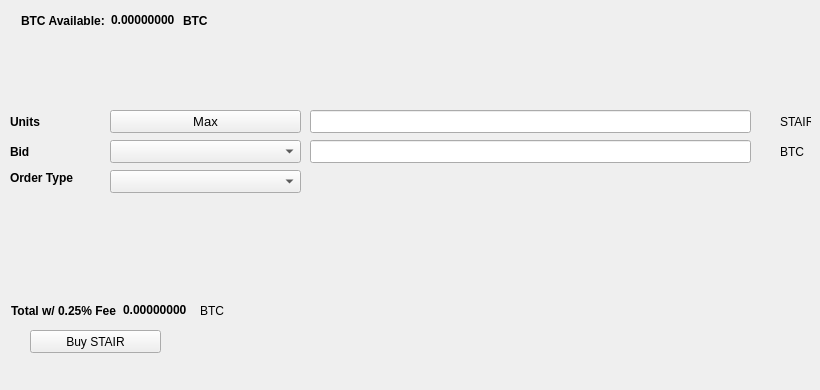
   <widget class="QWidget" name="BuyTab">
    <attribute name="title">
     <string>Buy</string>
    </attribute>
    <widget class="QPushButton" name="BuySTAIR">
     <property name="geometry">
      <rect>
       <x>30</x>
       <y>330</y>
       <width>131</width>
       <height>23</height>
      </rect>
     </property>
     <property name="text">
      <string>Buy STAIR</string>
     </property>
     <property name="icon">
      <iconset resource="../stair.qrc">
       <normaloff>:/icons/bitcoin</normaloff>:/icons/bitcoin</iconset>
     </property>
    </widget>
    <widget class="QLabel" name="label_3">
     <property name="geometry">
      <rect>
       <x>10</x>
       <y>110</y>
       <width>46</width>
       <height>23</height>
      </rect>
     </property>
     <property name="font">
      <font>
       <weight>75</weight>
       <bold>true</bold>
      </font>
     </property>
     <property name="text">
      <string>Units</string>
     </property>
    </widget>
    <widget class="QLineEdit" name="UnitsInput">
     <property name="geometry">
      <rect>
       <x>310</x>
       <y>110</y>
       <width>441</width>
       <height>23</height>
      </rect>
     </property>
     <property name="font">
      <font>
       <pointsize>9</pointsize>
       <weight>75</weight>
       <bold>true</bold>
      </font>
     </property>
    </widget>
    <widget class="QLineEdit" name="BuyBidPriceEdit">
     <property name="geometry">
      <rect>
       <x>310</x>
       <y>140</y>
       <width>441</width>
       <height>23</height>
      </rect>
     </property>
     <property name="font">
      <font>
       <pointsize>9</pointsize>
       <weight>75</weight>
       <bold>true</bold>
      </font>
     </property>
    </widget>
    <widget class="QLabel" name="label_4">
     <property name="geometry">
      <rect>
       <x>780</x>
       <y>110</y>
       <width>31</width>
       <height>23</height>
      </rect>
     </property>
     <property name="text">
      <string>STAIR</string>
     </property>
    </widget>
    <widget class="QLabel" name="label_5">
     <property name="geometry">
      <rect>
       <x>780</x>
       <y>140</y>
       <width>31</width>
       <height>23</height>
      </rect>
     </property>
     <property name="text">
      <string>BTC</string>
     </property>
    </widget>
    <widget class="QLabel" name="label_6">
     <property name="geometry">
      <rect>
       <x>10</x>
       <y>140</y>
       <width>46</width>
       <height>23</height>
      </rect>
     </property>
     <property name="font">
      <font>
       <weight>75</weight>
       <bold>true</bold>
      </font>
     </property>
     <property name="text">
      <string>Bid</string>
     </property>
    </widget>
    <widget class="QLabel" name="label_7">
     <property name="geometry">
      <rect>
       <x>10</x>
       <y>170</y>
       <width>91</width>
       <height>16</height>
      </rect>
     </property>
     <property name="font">
      <font>
       <weight>75</weight>
       <bold>true</bold>
      </font>
     </property>
     <property name="text">
      <string>Order Type</string>
     </property>
    </widget>
    <widget class="QPushButton" name="Buy_Max_Amount">
     <property name="geometry">
      <rect>
       <x>110</x>
       <y>110</y>
       <width>191</width>
       <height>23</height>
      </rect>
     </property>
     <property name="font">
      <font>
       <pointsize>10</pointsize>
      </font>
     </property>
     <property name="text">
      <string>Max</string>
     </property>
    </widget>
    <widget class="QComboBox" name="BuyBidcomboBox">
     <property name="geometry">
      <rect>
       <x>110</x>
       <y>140</y>
       <width>191</width>
       <height>23</height>
      </rect>
     </property>
     <property name="font">
      <font>
       <pointsize>10</pointsize>
      </font>
     </property>
    </widget>
    <widget class="QComboBox" name="buyOrdertypeCombo">
     <property name="geometry">
      <rect>
       <x>110</x>
       <y>170</y>
       <width>191</width>
       <height>23</height>
      </rect>
     </property>
     <property name="font">
      <font>
       <pointsize>10</pointsize>
      </font>
     </property>
    </widget>
    <widget class="QWidget" name="layoutWidget1">
     <property name="geometry">
      <rect>
       <x>21</x>
       <y>11</y>
       <width>227</width>
       <height>19</height>
      </rect>
     </property>
     <layout class="QHBoxLayout" name="horizontalLayout_3">
      <item>
       <widget class="QLabel" name="label232">
        <property name="font">
         <font>
          <weight>75</weight>
          <bold>true</bold>
         </font>
        </property>
        <property name="text">
         <string>BTC Available:</string>
        </property>
       </widget>
      </item>
      <item>
       <widget class="QLabel" name="BtcAvailableLbl">
        <property name="palette">
         <palette>
          <active>
           <colorrole role="WindowText">
            <brush brushstyle="SolidPattern">
             <color alpha="255">
              <red>0</red>
              <green>0</green>
              <blue>0</blue>
             </color>
            </brush>
           </colorrole>
           <colorrole role="Button">
            <brush brushstyle="SolidPattern">
             <color alpha="255">
              <red>0</red>
              <green>170</green>
              <blue>0</blue>
             </color>
            </brush>
           </colorrole>
           <colorrole role="Light">
            <brush brushstyle="SolidPattern">
             <color alpha="255">
              <red>0</red>
              <green>255</green>
              <blue>0</blue>
             </color>
            </brush>
           </colorrole>
           <colorrole role="Midlight">
            <brush brushstyle="SolidPattern">
             <color alpha="255">
              <red>0</red>
              <green>212</green>
              <blue>0</blue>
             </color>
            </brush>
           </colorrole>
           <colorrole role="Dark">
            <brush brushstyle="SolidPattern">
             <color alpha="255">
              <red>0</red>
              <green>85</green>
              <blue>0</blue>
             </color>
            </brush>
           </colorrole>
           <colorrole role="Mid">
            <brush brushstyle="SolidPattern">
             <color alpha="255">
              <red>0</red>
              <green>113</green>
              <blue>0</blue>
             </color>
            </brush>
           </colorrole>
           <colorrole role="Text">
            <brush brushstyle="SolidPattern">
             <color alpha="255">
              <red>0</red>
              <green>170</green>
              <blue>0</blue>
             </color>
            </brush>
           </colorrole>
           <colorrole role="BrightText">
            <brush brushstyle="SolidPattern">
             <color alpha="255">
              <red>255</red>
              <green>255</green>
              <blue>255</blue>
             </color>
            </brush>
           </colorrole>
           <colorrole role="ButtonText">
            <brush brushstyle="SolidPattern">
             <color alpha="255">
              <red>0</red>
              <green>0</green>
              <blue>0</blue>
             </color>
            </brush>
           </colorrole>
           <colorrole role="Base">
            <brush brushstyle="SolidPattern">
             <color alpha="255">
              <red>255</red>
              <green>255</green>
              <blue>255</blue>
             </color>
            </brush>
           </colorrole>
           <colorrole role="Window">
            <brush brushstyle="SolidPattern">
             <color alpha="255">
              <red>0</red>
              <green>170</green>
              <blue>0</blue>
             </color>
            </brush>
           </colorrole>
           <colorrole role="Shadow">
            <brush brushstyle="SolidPattern">
             <color alpha="255">
              <red>0</red>
              <green>0</green>
              <blue>0</blue>
             </color>
            </brush>
           </colorrole>
           <colorrole role="AlternateBase">
            <brush brushstyle="SolidPattern">
             <color alpha="255">
              <red>127</red>
              <green>212</green>
              <blue>127</blue>
             </color>
            </brush>
           </colorrole>
           <colorrole role="ToolTipBase">
            <brush brushstyle="SolidPattern">
             <color alpha="255">
              <red>255</red>
              <green>255</green>
              <blue>220</blue>
             </color>
            </brush>
           </colorrole>
           <colorrole role="ToolTipText">
            <brush brushstyle="SolidPattern">
             <color alpha="255">
              <red>0</red>
              <green>0</green>
              <blue>0</blue>
             </color>
            </brush>
           </colorrole>
          </active>
          <inactive>
           <colorrole role="WindowText">
            <brush brushstyle="SolidPattern">
             <color alpha="255">
              <red>0</red>
              <green>0</green>
              <blue>0</blue>
             </color>
            </brush>
           </colorrole>
           <colorrole role="Button">
            <brush brushstyle="SolidPattern">
             <color alpha="255">
              <red>0</red>
              <green>170</green>
              <blue>0</blue>
             </color>
            </brush>
           </colorrole>
           <colorrole role="Light">
            <brush brushstyle="SolidPattern">
             <color alpha="255">
              <red>0</red>
              <green>255</green>
              <blue>0</blue>
             </color>
            </brush>
           </colorrole>
           <colorrole role="Midlight">
            <brush brushstyle="SolidPattern">
             <color alpha="255">
              <red>0</red>
              <green>212</green>
              <blue>0</blue>
             </color>
            </brush>
           </colorrole>
           <colorrole role="Dark">
            <brush brushstyle="SolidPattern">
             <color alpha="255">
              <red>0</red>
              <green>85</green>
              <blue>0</blue>
             </color>
            </brush>
           </colorrole>
           <colorrole role="Mid">
            <brush brushstyle="SolidPattern">
             <color alpha="255">
              <red>0</red>
              <green>113</green>
              <blue>0</blue>
             </color>
            </brush>
           </colorrole>
           <colorrole role="Text">
            <brush brushstyle="SolidPattern">
             <color alpha="255">
              <red>0</red>
              <green>170</green>
              <blue>0</blue>
             </color>
            </brush>
           </colorrole>
           <colorrole role="BrightText">
            <brush brushstyle="SolidPattern">
             <color alpha="255">
              <red>255</red>
              <green>255</green>
              <blue>255</blue>
             </color>
            </brush>
           </colorrole>
           <colorrole role="ButtonText">
            <brush brushstyle="SolidPattern">
             <color alpha="255">
              <red>0</red>
              <green>0</green>
              <blue>0</blue>
             </color>
            </brush>
           </colorrole>
           <colorrole role="Base">
            <brush brushstyle="SolidPattern">
             <color alpha="255">
              <red>255</red>
              <green>255</green>
              <blue>255</blue>
             </color>
            </brush>
           </colorrole>
           <colorrole role="Window">
            <brush brushstyle="SolidPattern">
             <color alpha="255">
              <red>0</red>
              <green>170</green>
              <blue>0</blue>
             </color>
            </brush>
           </colorrole>
           <colorrole role="Shadow">
            <brush brushstyle="SolidPattern">
             <color alpha="255">
              <red>0</red>
              <green>0</green>
              <blue>0</blue>
             </color>
            </brush>
           </colorrole>
           <colorrole role="AlternateBase">
            <brush brushstyle="SolidPattern">
             <color alpha="255">
              <red>127</red>
              <green>212</green>
              <blue>127</blue>
             </color>
            </brush>
           </colorrole>
           <colorrole role="ToolTipBase">
            <brush brushstyle="SolidPattern">
             <color alpha="255">
              <red>255</red>
              <green>255</green>
              <blue>220</blue>
             </color>
            </brush>
           </colorrole>
           <colorrole role="ToolTipText">
            <brush brushstyle="SolidPattern">
             <color alpha="255">
              <red>0</red>
              <green>0</green>
              <blue>0</blue>
             </color>
            </brush>
           </colorrole>
          </inactive>
          <disabled>
           <colorrole role="WindowText">
            <brush brushstyle="SolidPattern">
             <color alpha="255">
              <red>0</red>
              <green>85</green>
              <blue>0</blue>
             </color>
            </brush>
           </colorrole>
           <colorrole role="Button">
            <brush brushstyle="SolidPattern">
             <color alpha="255">
              <red>0</red>
              <green>170</green>
              <blue>0</blue>
             </color>
            </brush>
           </colorrole>
           <colorrole role="Light">
            <brush brushstyle="SolidPattern">
             <color alpha="255">
              <red>0</red>
              <green>255</green>
              <blue>0</blue>
             </color>
            </brush>
           </colorrole>
           <colorrole role="Midlight">
            <brush brushstyle="SolidPattern">
             <color alpha="255">
              <red>0</red>
              <green>212</green>
              <blue>0</blue>
             </color>
            </brush>
           </colorrole>
           <colorrole role="Dark">
            <brush brushstyle="SolidPattern">
             <color alpha="255">
              <red>0</red>
              <green>85</green>
              <blue>0</blue>
             </color>
            </brush>
           </colorrole>
           <colorrole role="Mid">
            <brush brushstyle="SolidPattern">
             <color alpha="255">
              <red>0</red>
              <green>113</green>
              <blue>0</blue>
             </color>
            </brush>
           </colorrole>
           <colorrole role="Text">
            <brush brushstyle="SolidPattern">
             <color alpha="255">
              <red>0</red>
              <green>85</green>
              <blue>0</blue>
             </color>
            </brush>
           </colorrole>
           <colorrole role="BrightText">
            <brush brushstyle="SolidPattern">
             <color alpha="255">
              <red>255</red>
              <green>255</green>
              <blue>255</blue>
             </color>
            </brush>
           </colorrole>
           <colorrole role="ButtonText">
            <brush brushstyle="SolidPattern">
             <color alpha="255">
              <red>0</red>
              <green>85</green>
              <blue>0</blue>
             </color>
            </brush>
           </colorrole>
           <colorrole role="Base">
            <brush brushstyle="SolidPattern">
             <color alpha="255">
              <red>0</red>
              <green>170</green>
              <blue>0</blue>
             </color>
            </brush>
           </colorrole>
           <colorrole role="Window">
            <brush brushstyle="SolidPattern">
             <color alpha="255">
              <red>0</red>
              <green>170</green>
              <blue>0</blue>
             </color>
            </brush>
           </colorrole>
           <colorrole role="Shadow">
            <brush brushstyle="SolidPattern">
             <color alpha="255">
              <red>0</red>
              <green>0</green>
              <blue>0</blue>
             </color>
            </brush>
           </colorrole>
           <colorrole role="AlternateBase">
            <brush brushstyle="SolidPattern">
             <color alpha="255">
              <red>0</red>
              <green>170</green>
              <blue>0</blue>
             </color>
            </brush>
           </colorrole>
           <colorrole role="ToolTipBase">
            <brush brushstyle="SolidPattern">
             <color alpha="255">
              <red>255</red>
              <green>255</green>
              <blue>220</blue>
             </color>
            </brush>
           </colorrole>
           <colorrole role="ToolTipText">
            <brush brushstyle="SolidPattern">
             <color alpha="255">
              <red>0</red>
              <green>0</green>
              <blue>0</blue>
             </color>
            </brush>
           </colorrole>
          </disabled>
         </palette>
        </property>
        <property name="font">
         <font>
          <weight>75</weight>
          <bold>true</bold>
         </font>
        </property>
        <property name="text">
         <string>0.00000000</string>
        </property>
        <property name="textInteractionFlags">
         <set>Qt::LinksAccessibleByMouse|Qt::TextSelectableByKeyboard|Qt::TextSelectableByMouse</set>
        </property>
       </widget>
      </item>
      <item>
       <widget class="QLabel" name="BtcAvailableLbl_2">
        <property name="font">
         <font>
          <weight>75</weight>
          <bold>true</bold>
         </font>
        </property>
        <property name="text">
         <string>BTC</string>
        </property>
       </widget>
      </item>
     </layout>
    </widget>
    <widget class="QWidget" name="layoutWidge2">
     <property name="geometry">
      <rect>
       <x>11</x>
       <y>301</y>
       <width>259</width>
       <height>19</height>
      </rect>
     </property>
     <layout class="QHBoxLayout" name="horizontalLayout_4">
      <item>
       <widget class="QLabel" name="label_9">
        <property name="font">
         <font>
          <weight>75</weight>
          <bold>true</bold>
         </font>
        </property>
        <property name="text">
         <string>Total w/ 0.25% Fee</string>
        </property>
       </widget>
      </item>
      <item>
       <widget class="QLabel" name="BuyCostLabel">
        <property name="palette">
         <palette>
          <active>
           <colorrole role="WindowText">
            <brush brushstyle="SolidPattern">
             <color alpha="255">
              <red>0</red>
              <green>0</green>
              <blue>0</blue>
             </color>
            </brush>
           </colorrole>
           <colorrole role="Button">
            <brush brushstyle="SolidPattern">
             <color alpha="255">
              <red>0</red>
              <green>170</green>
              <blue>0</blue>
             </color>
            </brush>
           </colorrole>
           <colorrole role="Light">
            <brush brushstyle="SolidPattern">
             <color alpha="255">
              <red>0</red>
              <green>255</green>
              <blue>0</blue>
             </color>
            </brush>
           </colorrole>
           <colorrole role="Midlight">
            <brush brushstyle="SolidPattern">
             <color alpha="255">
              <red>0</red>
              <green>212</green>
              <blue>0</blue>
             </color>
            </brush>
           </colorrole>
           <colorrole role="Dark">
            <brush brushstyle="SolidPattern">
             <color alpha="255">
              <red>0</red>
              <green>85</green>
              <blue>0</blue>
             </color>
            </brush>
           </colorrole>
           <colorrole role="Mid">
            <brush brushstyle="SolidPattern">
             <color alpha="255">
              <red>0</red>
              <green>113</green>
              <blue>0</blue>
             </color>
            </brush>
           </colorrole>
           <colorrole role="Text">
            <brush brushstyle="SolidPattern">
             <color alpha="255">
              <red>0</red>
              <green>170</green>
              <blue>0</blue>
             </color>
            </brush>
           </colorrole>
           <colorrole role="BrightText">
            <brush brushstyle="SolidPattern">
             <color alpha="255">
              <red>255</red>
              <green>255</green>
              <blue>255</blue>
             </color>
            </brush>
           </colorrole>
           <colorrole role="ButtonText">
            <brush brushstyle="SolidPattern">
             <color alpha="255">
              <red>0</red>
              <green>0</green>
              <blue>0</blue>
             </color>
            </brush>
           </colorrole>
           <colorrole role="Base">
            <brush brushstyle="SolidPattern">
             <color alpha="255">
              <red>255</red>
              <green>255</green>
              <blue>255</blue>
             </color>
            </brush>
           </colorrole>
           <colorrole role="Window">
            <brush brushstyle="SolidPattern">
             <color alpha="255">
              <red>0</red>
              <green>170</green>
              <blue>0</blue>
             </color>
            </brush>
           </colorrole>
           <colorrole role="Shadow">
            <brush brushstyle="SolidPattern">
             <color alpha="255">
              <red>0</red>
              <green>0</green>
              <blue>0</blue>
             </color>
            </brush>
           </colorrole>
           <colorrole role="AlternateBase">
            <brush brushstyle="SolidPattern">
             <color alpha="255">
              <red>127</red>
              <green>212</green>
              <blue>127</blue>
             </color>
            </brush>
           </colorrole>
           <colorrole role="ToolTipBase">
            <brush brushstyle="SolidPattern">
             <color alpha="255">
              <red>255</red>
              <green>255</green>
              <blue>220</blue>
             </color>
            </brush>
           </colorrole>
           <colorrole role="ToolTipText">
            <brush brushstyle="SolidPattern">
             <color alpha="255">
              <red>0</red>
              <green>0</green>
              <blue>0</blue>
             </color>
            </brush>
           </colorrole>
          </active>
          <inactive>
           <colorrole role="WindowText">
            <brush brushstyle="SolidPattern">
             <color alpha="255">
              <red>0</red>
              <green>0</green>
              <blue>0</blue>
             </color>
            </brush>
           </colorrole>
           <colorrole role="Button">
            <brush brushstyle="SolidPattern">
             <color alpha="255">
              <red>0</red>
              <green>170</green>
              <blue>0</blue>
             </color>
            </brush>
           </colorrole>
           <colorrole role="Light">
            <brush brushstyle="SolidPattern">
             <color alpha="255">
              <red>0</red>
              <green>255</green>
              <blue>0</blue>
             </color>
            </brush>
           </colorrole>
           <colorrole role="Midlight">
            <brush brushstyle="SolidPattern">
             <color alpha="255">
              <red>0</red>
              <green>212</green>
              <blue>0</blue>
             </color>
            </brush>
           </colorrole>
           <colorrole role="Dark">
            <brush brushstyle="SolidPattern">
             <color alpha="255">
              <red>0</red>
              <green>85</green>
              <blue>0</blue>
             </color>
            </brush>
           </colorrole>
           <colorrole role="Mid">
            <brush brushstyle="SolidPattern">
             <color alpha="255">
              <red>0</red>
              <green>113</green>
              <blue>0</blue>
             </color>
            </brush>
           </colorrole>
           <colorrole role="Text">
            <brush brushstyle="SolidPattern">
             <color alpha="255">
              <red>0</red>
              <green>170</green>
              <blue>0</blue>
             </color>
            </brush>
           </colorrole>
           <colorrole role="BrightText">
            <brush brushstyle="SolidPattern">
             <color alpha="255">
              <red>255</red>
              <green>255</green>
              <blue>255</blue>
             </color>
            </brush>
           </colorrole>
           <colorrole role="ButtonText">
            <brush brushstyle="SolidPattern">
             <color alpha="255">
              <red>0</red>
              <green>0</green>
              <blue>0</blue>
             </color>
            </brush>
           </colorrole>
           <colorrole role="Base">
            <brush brushstyle="SolidPattern">
             <color alpha="255">
              <red>255</red>
              <green>255</green>
              <blue>255</blue>
             </color>
            </brush>
           </colorrole>
           <colorrole role="Window">
            <brush brushstyle="SolidPattern">
             <color alpha="255">
              <red>0</red>
              <green>170</green>
              <blue>0</blue>
             </color>
            </brush>
           </colorrole>
           <colorrole role="Shadow">
            <brush brushstyle="SolidPattern">
             <color alpha="255">
              <red>0</red>
              <green>0</green>
              <blue>0</blue>
             </color>
            </brush>
           </colorrole>
           <colorrole role="AlternateBase">
            <brush brushstyle="SolidPattern">
             <color alpha="255">
              <red>127</red>
              <green>212</green>
              <blue>127</blue>
             </color>
            </brush>
           </colorrole>
           <colorrole role="ToolTipBase">
            <brush brushstyle="SolidPattern">
             <color alpha="255">
              <red>255</red>
              <green>255</green>
              <blue>220</blue>
             </color>
            </brush>
           </colorrole>
           <colorrole role="ToolTipText">
            <brush brushstyle="SolidPattern">
             <color alpha="255">
              <red>0</red>
              <green>0</green>
              <blue>0</blue>
             </color>
            </brush>
           </colorrole>
          </inactive>
          <disabled>
           <colorrole role="WindowText">
            <brush brushstyle="SolidPattern">
             <color alpha="255">
              <red>0</red>
              <green>85</green>
              <blue>0</blue>
             </color>
            </brush>
           </colorrole>
           <colorrole role="Button">
            <brush brushstyle="SolidPattern">
             <color alpha="255">
              <red>0</red>
              <green>170</green>
              <blue>0</blue>
             </color>
            </brush>
           </colorrole>
           <colorrole role="Light">
            <brush brushstyle="SolidPattern">
             <color alpha="255">
              <red>0</red>
              <green>255</green>
              <blue>0</blue>
             </color>
            </brush>
           </colorrole>
           <colorrole role="Midlight">
            <brush brushstyle="SolidPattern">
             <color alpha="255">
              <red>0</red>
              <green>212</green>
              <blue>0</blue>
             </color>
            </brush>
           </colorrole>
           <colorrole role="Dark">
            <brush brushstyle="SolidPattern">
             <color alpha="255">
              <red>0</red>
              <green>85</green>
              <blue>0</blue>
             </color>
            </brush>
           </colorrole>
           <colorrole role="Mid">
            <brush brushstyle="SolidPattern">
             <color alpha="255">
              <red>0</red>
              <green>113</green>
              <blue>0</blue>
             </color>
            </brush>
           </colorrole>
           <colorrole role="Text">
            <brush brushstyle="SolidPattern">
             <color alpha="255">
              <red>0</red>
              <green>85</green>
              <blue>0</blue>
             </color>
            </brush>
           </colorrole>
           <colorrole role="BrightText">
            <brush brushstyle="SolidPattern">
             <color alpha="255">
              <red>255</red>
              <green>255</green>
              <blue>255</blue>
             </color>
            </brush>
           </colorrole>
           <colorrole role="ButtonText">
            <brush brushstyle="SolidPattern">
             <color alpha="255">
              <red>0</red>
              <green>85</green>
              <blue>0</blue>
             </color>
            </brush>
           </colorrole>
           <colorrole role="Base">
            <brush brushstyle="SolidPattern">
             <color alpha="255">
              <red>0</red>
              <green>170</green>
              <blue>0</blue>
             </color>
            </brush>
           </colorrole>
           <colorrole role="Window">
            <brush brushstyle="SolidPattern">
             <color alpha="255">
              <red>0</red>
              <green>170</green>
              <blue>0</blue>
             </color>
            </brush>
           </colorrole>
           <colorrole role="Shadow">
            <brush brushstyle="SolidPattern">
             <color alpha="255">
              <red>0</red>
              <green>0</green>
              <blue>0</blue>
             </color>
            </brush>
           </colorrole>
           <colorrole role="AlternateBase">
            <brush brushstyle="SolidPattern">
             <color alpha="255">
              <red>0</red>
              <green>170</green>
              <blue>0</blue>
             </color>
            </brush>
           </colorrole>
           <colorrole role="ToolTipBase">
            <brush brushstyle="SolidPattern">
             <color alpha="255">
              <red>255</red>
              <green>255</green>
              <blue>220</blue>
             </color>
            </brush>
           </colorrole>
           <colorrole role="ToolTipText">
            <brush brushstyle="SolidPattern">
             <color alpha="255">
              <red>0</red>
              <green>0</green>
              <blue>0</blue>
             </color>
            </brush>
           </colorrole>
          </disabled>
         </palette>
        </property>
        <property name="font">
         <font>
          <weight>75</weight>
          <bold>true</bold>
         </font>
        </property>
        <property name="autoFillBackground">
         <bool>false</bool>
        </property>
        <property name="text">
         <string>0.00000000</string>
        </property>
        <property name="textInteractionFlags">
         <set>Qt::LinksAccessibleByMouse|Qt::TextSelectableByMouse</set>
        </property>
       </widget>
      </item>
      <item>
       <widget class="QLabel" name="label_10">
        <property name="font">
         <font>
          <weight>50</weight>
          <bold>false</bold>
         </font>
        </property>
        <property name="text">
         <string>BTC</string>
        </property>
       </widget>
      </item>
     </layout>
    </widget>
    <widget class="QLabel" name="label_24">
     <property name="geometry">
      <rect>
       <x>460</x>
       <y>300</y>
       <width>281</width>
       <height>81</height>
      </rect>
     </property>
     <property name="text">
      <string/>
     </property>
     <property name="pixmap">
      <pixmap>:/images/bittrex</pixmap>
     </property>
    </widget>
   </widget>
